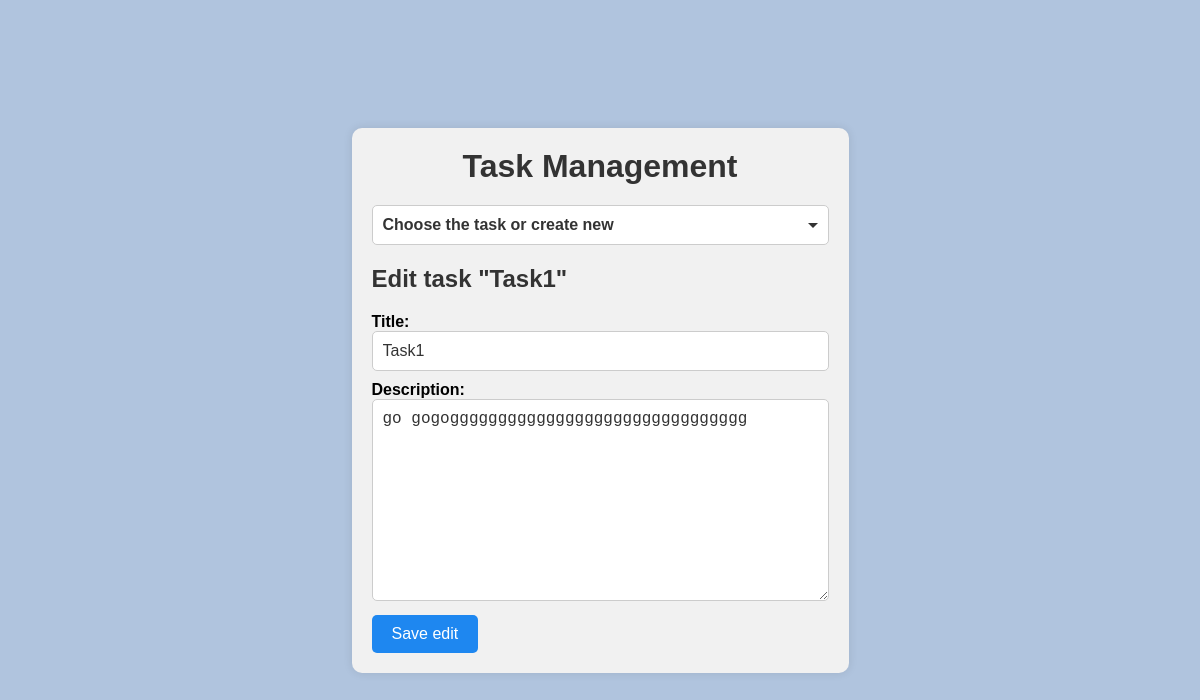
Page /task2edit/5 on the earlier database version.
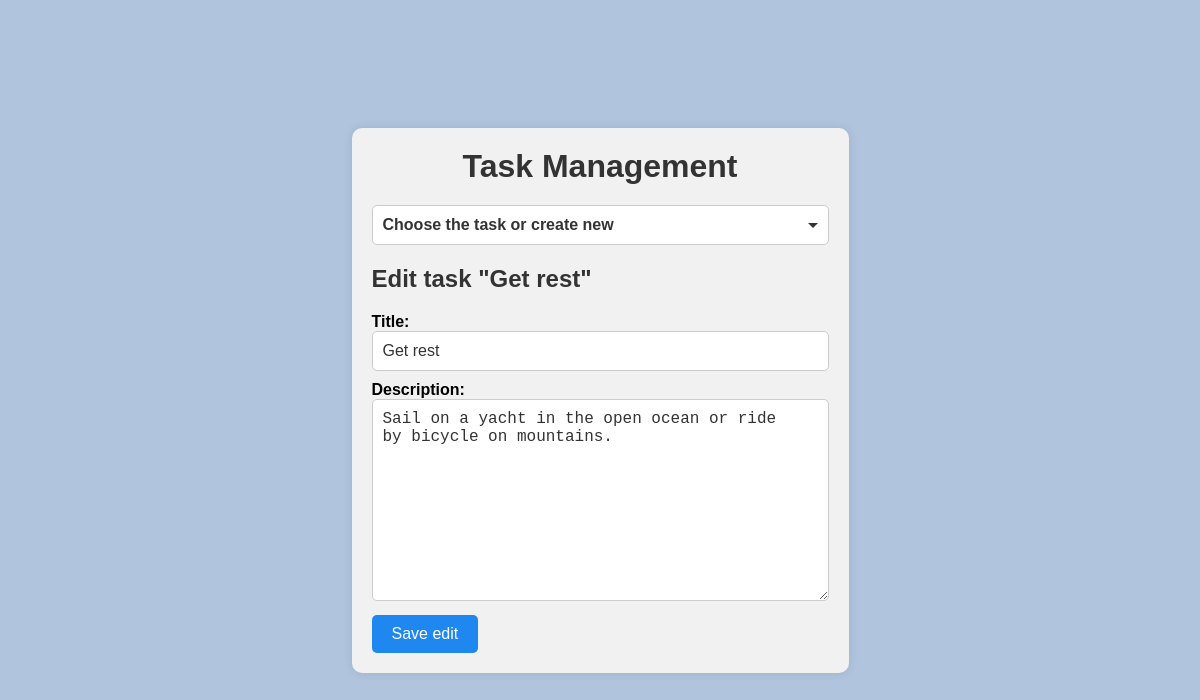
Same page on the later database version.
### task2/models.py (models this page shows)
class Task(models.Model):
    title = models.CharField(max_length=100, unique=True)
    description = models.TextField()
    priority = models.ForeignKey(Priority, on_delete=models.CASCADE, default=2)

### task2/views.py (the view)
# urls.py: path('edit/<int:task_id>', edit, name='task2_edit'),
def edit(request, task_id):
    task_inst = get_object_or_404(Task, id=task_id)
    if request.method == 'POST':
        form = TaskForm(data=request.POST, instance=task_inst)
        if form.is_valid():
            form.save()
            messages.success(request, f'Task "{task_inst.title}" has been successfully edited')
            return redirect('task2_create')
    else:
        form = TaskForm(instance=task_inst)
    context = {
        'form': form,
        'tasks': Task.objects.all().order_by('-id'),
        'task_inst': task_inst,
    }
    return render(request, 'task2/edit.html', context)

### task2/forms.py (shortened to what this page needs)
class TaskForm(forms.ModelForm):
    class Meta:
        model = Task
        fields = ['title', 'description']

### task2/templates/task2/edit.html (shortened to what this page needs)
{% extends 'task2/create.html' %}
{% block req_form %}
    <h2>Edit task "{{ task_inst.title }}"</h2>
    <form class="task-form" action="{% url 'task2_edit' task_inst.id %}" method="post">
        {% for field in form %}
                <div>
                    {{ field.label_tag }}
                {{ field }}
                </div>
            {% endfor %}
        <button class="save-btn" type="submit">Save edit</button>
    </form>
{% endblock %}

### task2/templates/task2/create.html (shortened to what this page needs)
{% load static %}
<!doctype html>
<html lang="en">
<head>
    <link rel="stylesheet" href="{% static 'task2.css' %}">
</head>
<body>
<div class="container">
    <h1>Task Management</h1>
    <div class="dropdown">
        <button class="dropdown-btn" type="button">Choose the task or create new</button>
    </div>
    {% block req_form %}{% endblock %}
</div>
</body>
</html>

### static/task2.css (style rules this page uses)
html, body, h1, h2, h3, h4, h5, h6, p, ol, ul, li { margin: 0; padding: 0; }
body { font-family: Arial, sans-serif; background-color: #B0C4DE; display: flex; justify-content: center; align-items: center; height: 100vh; margin: 0; padding: 0; }
.container { max-width: 500px; margin: 50px auto; padding: 20px; background-color: #fff; border-radius: 10px; box-shadow: 0 0 10px rgba(0, 0, 0, 0.1); }
h1 { text-align: center; margin-bottom: 20px; color: #333; }
.dropdown { position: relative; display: inline-block; width: 100%; }
.dropdown-btn { position: relative; width: 100%; padding: 10px; font-size: 16px; font-weight: bold; border: 1px solid #ccc; border-radius: 5px; background-color: #fff; color: #333; cursor: pointer; text-align: left; }
.dropdown-btn::after { content: ''; position: absolute; top: 60%; right: 10px; transform: translateY(-50%) rotate(90deg); border-width: 5px; border-style: solid; border-color: transparent transparent transparent #333; }
.task-form { margin-top: 20px; }
.task-form label { display: block; font-size: 16px; font-weight: bold; margin-top: 10px; }
.task-form input[type="text"], .task-form textarea { width: 100%; font-size: 16px; padding: 10px; border: 1px solid #ccc; border-radius: 5px; color: #333; background-color: #fff; transition: border-color 0.3s ease-in-out; padding-right: 30px; box-sizing: border-box; }
.save-btn { font-size: 16px; padding: 10px 20px; background-color: #5c9be1; color: #fff; border: none; border-radius: 5px; cursor: pointer; transition: background-color 0.3s ease-in-out; }
h2 { font-size: 24px; margin-top: 20px; margin-bottom: 10px; color: #333; }
.container { background-color: #f1f1f1; }
.save-btn { background-color: #1e87f0; margin-top: 10px; }

Differences in the rows shown:
changed Task: title "Task1" → "Get rest"; description "go gogoggggggggggggggggggggggggggggggg" → "Sail on a yacht in the open ocean or ride by bicycle on mountains."
